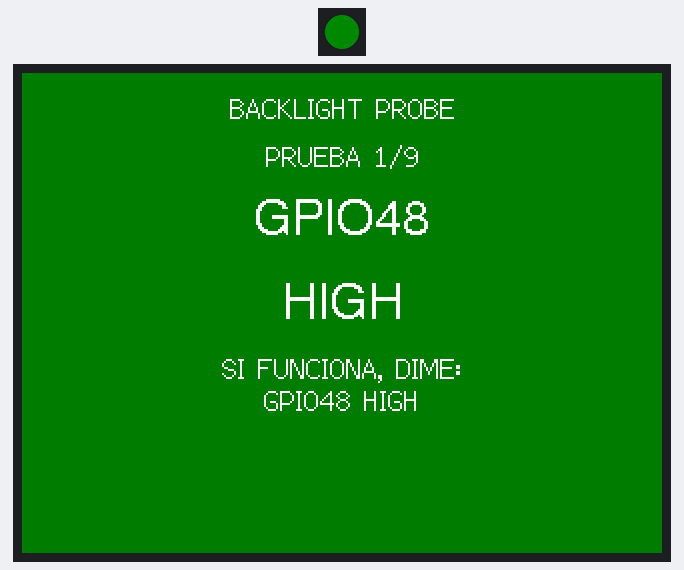
Bench run of a sketch on a simulated ESP32. Shown: 1 RGB LEDs in strip order, left to right, 320×240 colour display. Dim RGB values are drawn brighter than linear; what the sketch prints to the serial monitor is not drawn.

Above: at 0.7 s.
At 8.8 s:
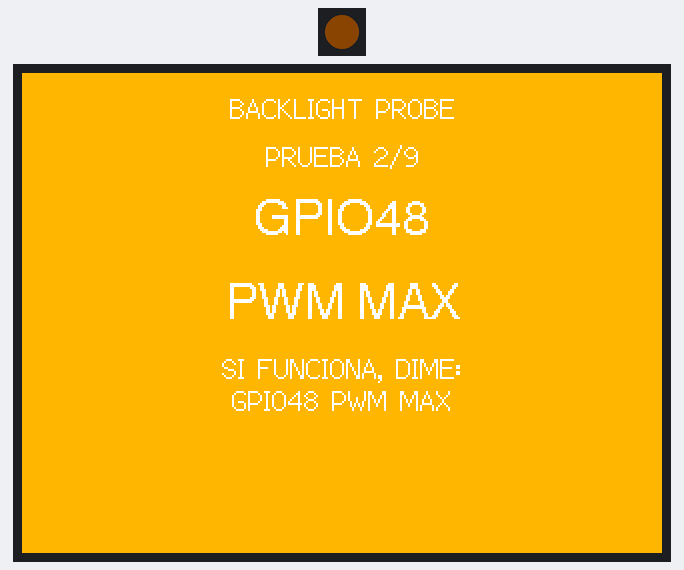
At 16.9 s:
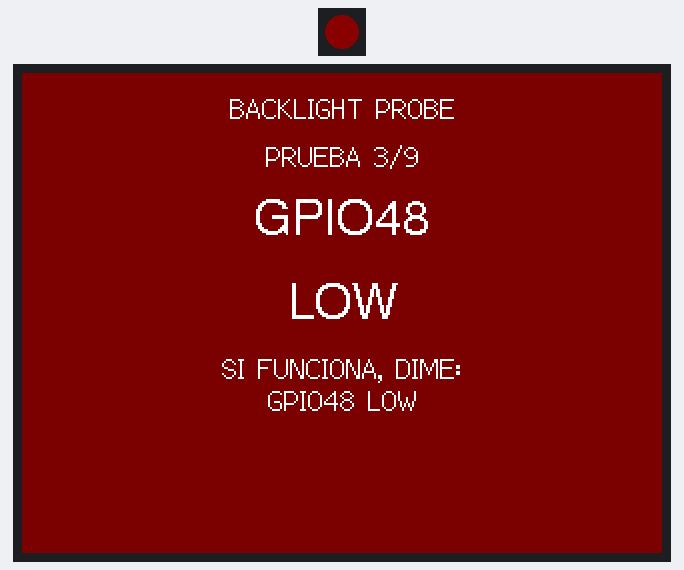
At 33.1 s:
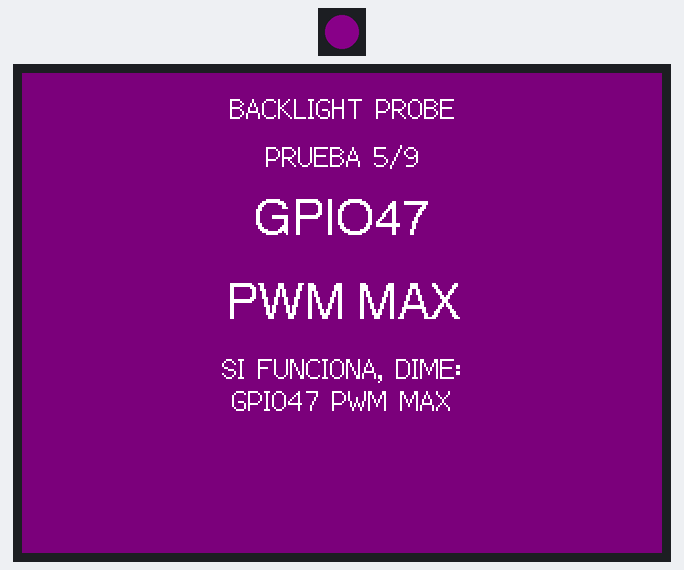
Timing chart, 0 to 34.6 s (numbered marks = the images above):
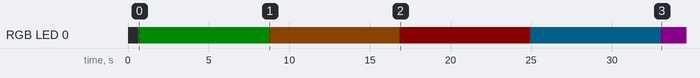

Measured:
- by itself, RGB LED 0: off → RGB(0, 10, 0) at 0.64 s, → RGB(10, 5, 0) 8.1 s later, → RGB(10, 0, 0) 8.1 s later, → RGB(0, 7, 10) 8.1 s later, … (5 changes in this stretch)
- what the display in image 0 shows lasts 8.1 s, from 0.6 s to 8.7 s

The sketch:

backlight_probe.ino
```cpp
#include <Arduino.h>
#include <Adafruit_NeoPixel.h>
#include <TFT_eSPI.h>

namespace {
constexpr int kRgbPin = 38;
constexpr int kPinsToReset[] = {48, 47, 46};
constexpr int kPwmFreq = 5000;
constexpr int kPwmRes = 10;
constexpr int kPwmMax = (1 << kPwmRes) - 1;
constexpr unsigned long kHoldMs = 8000;

enum class ProbeMode {
  DigitalHigh,
  PwmMax,
  DigitalLow,
};

struct ProbeStep {
  int pin;
  const char *pinLabel;
  const char *phaseLabel;
  ProbeMode mode;
  uint8_t red;
  uint8_t green;
  uint8_t blue;
  uint16_t bgColor;
};

Adafruit_NeoPixel rgb(1, kRgbPin, NEO_GRB + NEO_KHZ800);
TFT_eSPI tft = TFT_eSPI();

const ProbeStep kSteps[] = {
    {48, "GPIO48", "HIGH", ProbeMode::DigitalHigh, 0, 64, 0, TFT_DARKGREEN},
    {48, "GPIO48", "PWM MAX", ProbeMode::PwmMax, 64, 32, 0, TFT_ORANGE},
    {48, "GPIO48", "LOW", ProbeMode::DigitalLow, 64, 0, 0, TFT_MAROON},
    {47, "GPIO47", "HIGH", ProbeMode::DigitalHigh, 0, 48, 64, TFT_DARKCYAN},
    {47, "GPIO47", "PWM MAX", ProbeMode::PwmMax, 64, 0, 64, TFT_PURPLE},
    {47, "GPIO47", "LOW", ProbeMode::DigitalLow, 48, 16, 0, TFT_BROWN},
    {46, "GPIO46", "HIGH", ProbeMode::DigitalHigh, 0, 32, 64, TFT_NAVY},
    {46, "GPIO46", "PWM MAX", ProbeMode::PwmMax, 64, 64, 0, TFT_OLIVE},
    {46, "GPIO46", "LOW", ProbeMode::DigitalLow, 64, 0, 16, TFT_RED},
};

constexpr size_t kStepCount = sizeof(kSteps) / sizeof(kSteps[0]);

void setRgb(uint8_t red, uint8_t green, uint8_t blue) {
  rgb.setPixelColor(0, rgb.Color(red, green, blue));
  rgb.show();
}

void drivePinHigh(int pin) {
  pinMode(pin, OUTPUT);
  digitalWrite(pin, HIGH);
}

void drivePinLow(int pin) {
  pinMode(pin, OUTPUT);
  digitalWrite(pin, LOW);
}

void detachPinPwm(int pin) {
  ledcDetach(pin);
  pinMode(pin, OUTPUT);
}

void pwmPinMax(int pin) {
  pinMode(pin, OUTPUT);
  ledcAttach(pin, kPwmFreq, kPwmRes);
  ledcWrite(pin, kPwmMax);
}

void releaseAllPinsLow() {
  for (int pin : kPinsToReset) {
    detachPinPwm(pin);
    drivePinLow(pin);
  }
}

void drawStatusScreen(const ProbeStep &step, size_t stepIndex) {
  const int midX = tft.width() / 2;
  char progress[24];
  char answer[48];

  snprintf(progress, sizeof(progress), "PRUEBA %u/%u",
           static_cast<unsigned>(stepIndex + 1),
           static_cast<unsigned>(kStepCount));
  snprintf(answer, sizeof(answer), "%s %s", step.pinLabel, step.phaseLabel);

  tft.fillScreen(step.bgColor);
  tft.setTextColor(TFT_WHITE, step.bgColor);
  tft.drawCentreString("BACKLIGHT PROBE", midX, 10, 2);
  tft.drawCentreString(progress, midX, 34, 2);
  tft.drawCentreString(step.pinLabel, midX, 62, 4);
  tft.drawCentreString(step.phaseLabel, midX, 104, 4);
  tft.drawCentreString("SI FUNCIONA, DIME:", midX, 140, 2);
  tft.drawCentreString(answer, midX, 156, 2);
}

void applyStep(const ProbeStep &step) {
  switch (step.mode) {
    case ProbeMode::DigitalHigh:
      drivePinHigh(step.pin);
      break;
    case ProbeMode::PwmMax:
      pwmPinMax(step.pin);
      break;
    case ProbeMode::DigitalLow:
      drivePinLow(step.pin);
      break;
  }
}

void logStep(const ProbeStep &step, size_t stepIndex) {
  Serial.printf("[BL-PROBE] step %u/%u: %s %s\n",
                static_cast<unsigned>(stepIndex + 1),
                static_cast<unsigned>(kStepCount),
                step.pinLabel,
                step.phaseLabel);
}
}

void setup() {
  Serial.begin(115200);
  delay(300);

  rgb.begin();
  rgb.setBrightness(40);
  setRgb(0, 0, 32);

  tft.init();
  tft.setRotation(1);
  tft.fillScreen(TFT_BLACK);
  tft.setTextColor(TFT_WHITE, TFT_BLACK);
  tft.drawCentreString("INICIANDO PROBE", tft.width() / 2, 50, 4);
  tft.drawCentreString("GPIO48 / GPIO47 / GPIO46", tft.width() / 2, 100, 2);

  Serial.println();
  Serial.println("[BL-PROBE] starting");
  Serial.println("[BL-PROBE] steps last 8 seconds each");
  Serial.println("[BL-PROBE] testing GPIO48, GPIO47 and GPIO46 only");

  releaseAllPinsLow();
}

void loop() {
  for (size_t index = 0; index < kStepCount; ++index) {
    const ProbeStep &step = kSteps[index];
    releaseAllPinsLow();
    drawStatusScreen(step, index);
    setRgb(step.red, step.green, step.blue);
    logStep(step, index);
    applyStep(step);
    delay(kHoldMs);
  }
}
```
